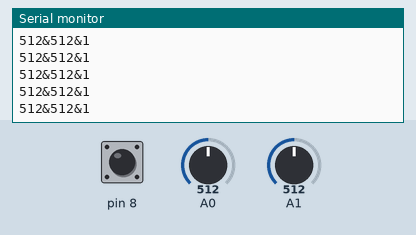
A sketch run on a simulated Arduino Uno, built with avr-gcc and run on an emulated ATmega328P. Parts: the last lines printed to the serial monitor. Inputs (shaded band) come from the test bench; at power-on: A1 = 512, A0 = 512, pin 8 HIGH.

Above: at 4.2 s.
4.3 s: A1 set to 983
At 4.8 s:
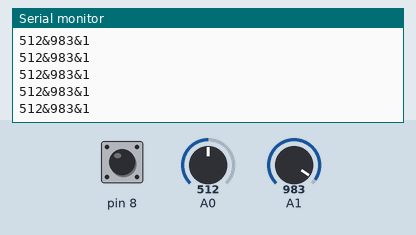
7.3 s: A1 set to 1018
At 8.1 s:
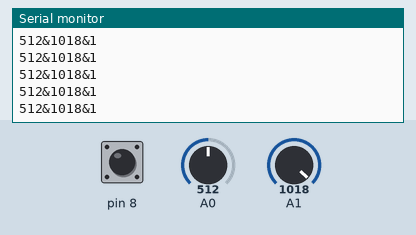
11.9 s: A0 set to 108
At 12.4 s:
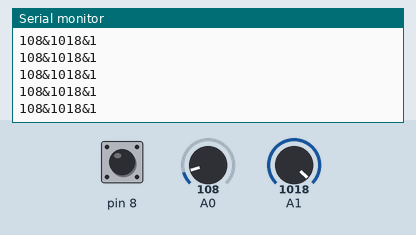
14.9 s: A0 set to 95
At 15.4 s:
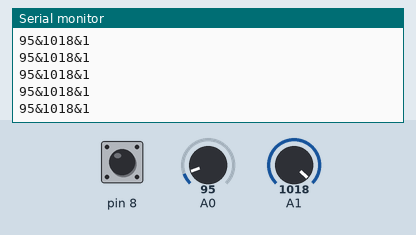
Timing chart, 0 to 17.4 s (numbered marks = the images above; inputs shaded):
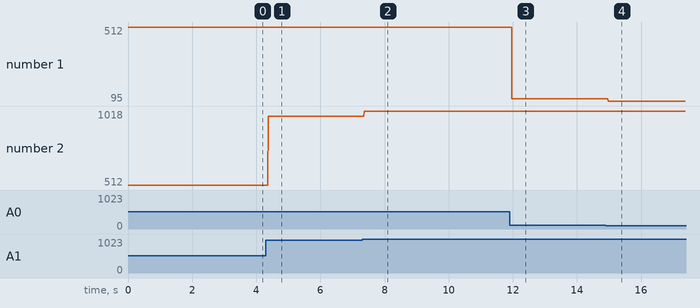

Measured:
- after the input at 4.3 s, the serial monitor: prints a new line after 0.07 s (image 1)
- after the input at 7.3 s, the serial monitor: prints a new line after 0.07 s (image 2)
- after the input at 11.9 s, the serial monitor: prints a new line after 0.07 s (image 3)
- after the input at 14.9 s, the serial monitor: prints a new line after 0.07 s (image 4)
- plotted number 1: 512 → 108 after the input at 11.9 s, 108 → 95 after the input at 14.9 s
- plotted number 2: 512 → 983 after the input at 4.3 s, 983 → 1018 after the input at 7.3 s

The sketch:

original_joystick.ino
```cpp
void setup() {
  // put your setup code here, to run once:
Serial.begin(9600);
pinMode(A0, INPUT_PULLUP);
pinMode(A1, INPUT_PULLUP);
pinMode(8, INPUT_PULLUP);
}

void loop() {
  // put your main code here, to run repeatedly:
Serial.print(analogRead(A0));
Serial.print("&");
Serial.print(analogRead(A1));
Serial.print("&");
Serial.println(digitalRead(8));

}
```
